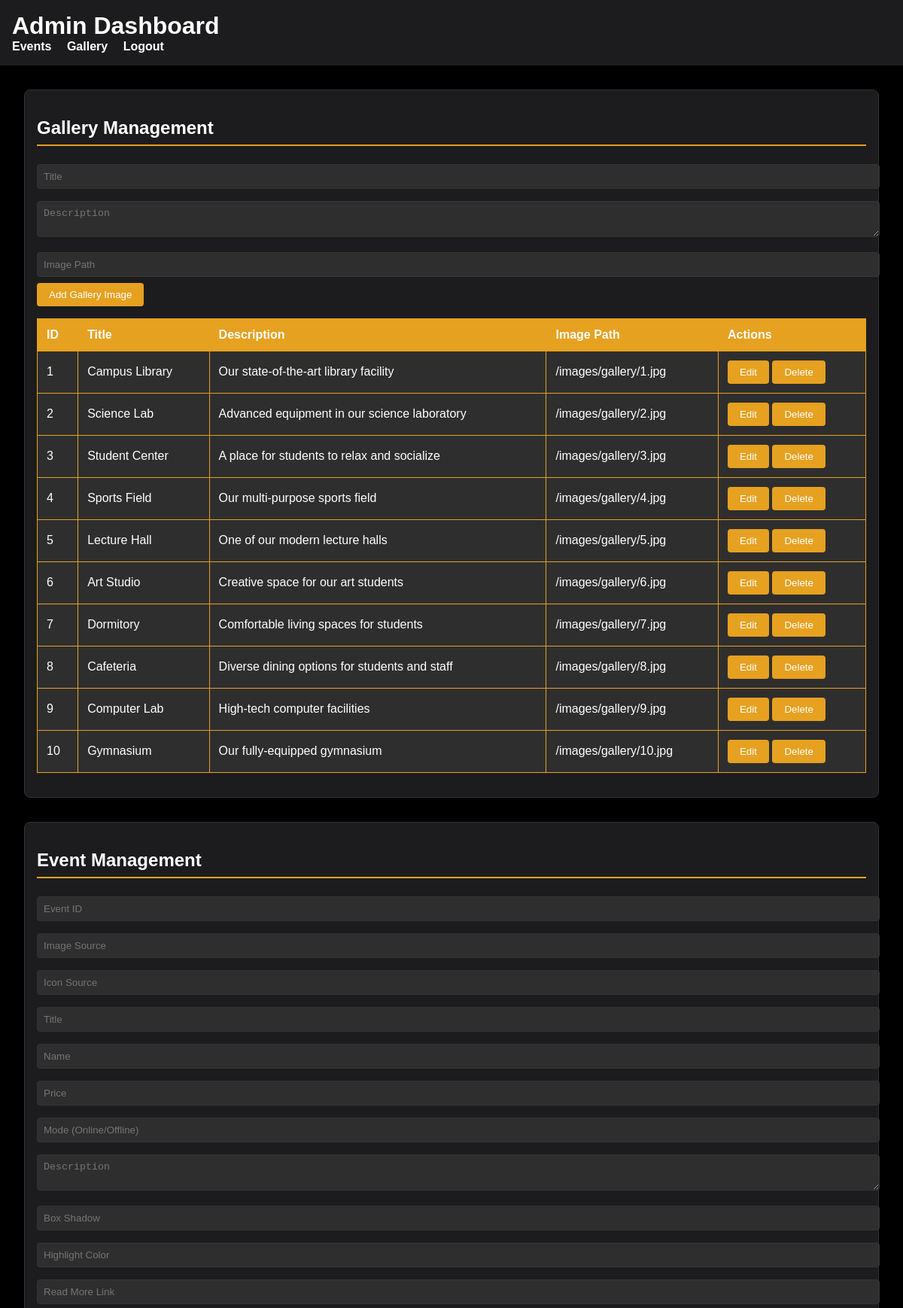
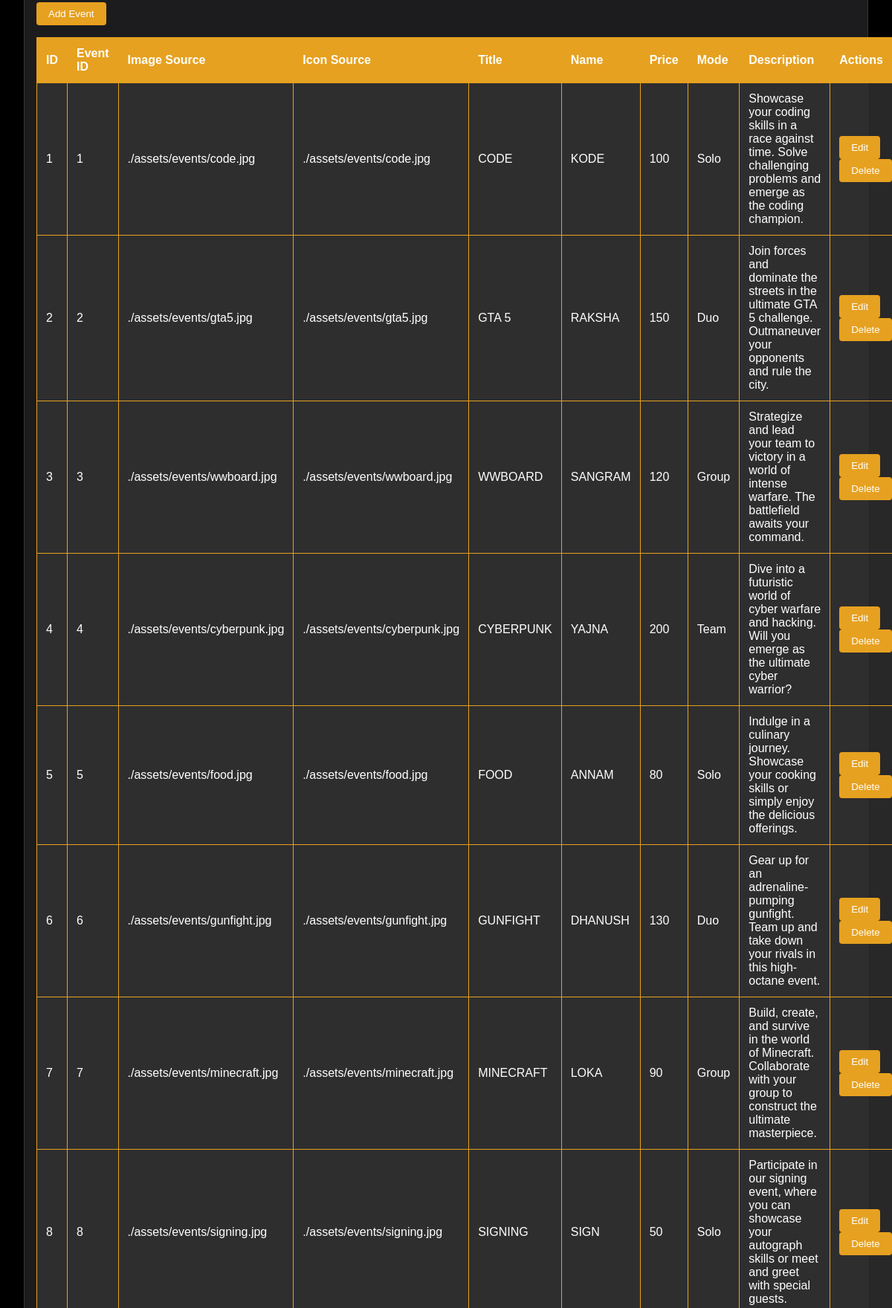
The app's page /admin_dashboard.php (signed in, upper part) with its own data (2 pictures, top to bottom).
### tables this page shows
CREATE TABLE IF NOT EXISTS gallery_images (
    id INT AUTO_INCREMENT PRIMARY KEY,
    title VARCHAR(255) NOT NULL,
    description TEXT,
    image_path VARCHAR(255) NOT NULL,
    created_at TIMESTAMP DEFAULT CURRENT_TIMESTAMP
);

CREATE TABLE IF NOT EXISTS events (
    id INT AUTO_INCREMENT PRIMARY KEY,
    eid INT,
    imageSrc VARCHAR(255) NOT NULL,
    iconSrc VARCHAR(255) NOT NULL,
    title VARCHAR(100) NOT NULL,
    name VARCHAR(100) NOT NULL,
    price VARCHAR(50) NOT NULL,
    mode ENUM('Solo', 'Duo', 'Team', 'Group') NOT NULL,
    description TEXT NOT NULL,
    boxShadow VARCHAR(100),
    highlightColor VARCHAR(100),
    readMoreLink VARCHAR(255) NOT NULL
);

### admin_dashboard.php (the view, shortened to what this page needs)
<?php
include './includes/config.php';
$gallery_query = "SELECT * FROM gallery_images";
$gallery_result = $conn->query($gallery_query);
$events_query = "SELECT * FROM events";
$events_result = $conn->query($events_query);
?>
<!DOCTYPE html>
<html lang="en">
<head>
    <link rel="stylesheet" href="styles/admin_dashboard.css">
</head>
<body>
    <header>
        <h1>Admin Dashboard</h1>
        <nav>
            <ul>
                <li><a href="#events">Events</a></li>
                <li><a href="#gallery">Gallery</a></li>
                <li><a href="./auth/admin_logout.php">Logout</a></li>
            </ul>
        </nav>
    </header>
    <main>
        <section id="gallery">
            <h2>Gallery Management</h2>
            <form method="post" id="gallery-form">
                <input type="text" name="title" id="gallery-title" placeholder="Title" required>
                <textarea name="description" id="gallery-description" placeholder="Description"></textarea>
                <input type="text" name="image_path" id="gallery-image_path" placeholder="Image Path" required>
                <button type="submit">Add Gallery Image</button>
            </form>
            <table>
                <thead>
                    <tr>
                        <th>ID</th>
                        <th>Title</th>
                        <th>Description</th>
                        <th>Image Path</th>
                        <th>Actions</th>
                    </tr>
                </thead>
                <tbody>
                    <?php while ($image = $gallery_result->fetch_assoc()): ?>
                        <tr>
                            <td><?php echo htmlspecialchars($image['id'], ENT_QUOTES, 'UTF-8'); ?></td>
                            <td><?php echo htmlspecialchars($image['title'], ENT_QUOTES, 'UTF-8'); ?></td>
                            <td><?php echo htmlspecialchars($image['description'], ENT_QUOTES, 'UTF-8'); ?></td>
                            <td><?php echo htmlspecialchars($image['image_path'], ENT_QUOTES, 'UTF-8'); ?></td>
                            <td>
                                <button onclick="editGalleryImage(<?php echo htmlspecialchars(json_encode($image), ENT_QUOTES, 'UTF-8'); ?>)">Edit</button>
                                <form method="post" style="display: inline;">
                                    <button type="submit" onclick="return confirm('Are you sure you want to delete this image?')">Delete</button>
                                </form>
                            </td>
                        </tr>
                    <?php endwhile; ?>
                </tbody>
            </table>
        </section>
        <section id="events">
            <h2>Event Management</h2>
            <form method="post" id="event-form">
                <input type="number" name="eid" id="event-eid" placeholder="Event ID" required>
                <input type="text" name="imageSrc" id="event-imageSrc" placeholder="Image Source" required>
                <input type="text" name="iconSrc" id="event-iconSrc" placeholder="Icon Source" required>
                <input type="text" name="title" id="event-title" placeholder="Title" required>
                <input type="text" name="name" id="event-name" placeholder="Name" required>
                <input type="text" name="price" id="event-price" placeholder="Price" required>
                <input type="text" name="mode" id="event-mode" placeholder="Mode (Online/Offline)" required>
                <textarea name="description" id="event-description" placeholder="Description"></textarea>
                <input type="text" name="boxShadow" id="event-boxShadow" placeholder="Box Shadow">
                <input type="text" name="highlightColor" id="event-highlightColor" placeholder="Highlight Color">
                <input type="text" name="readMoreLink" id="event-readMoreLink" placeholder="Read More Link">
                <button type="submit">Add Event</button>
            </form>
            <table>
                <thead>
                    <tr>
                        <th>ID</th>
                        <th>Event ID</th>
                        <th>Image Source</th>
                        <th>Icon Source</th>
                        <th>Title</th>
                        <th>Name</th>
                        <th>Price</th>
                        <th>Mode</th>
                        <th>Description</th>
                        <th>Actions</th>
                    </tr>
                </thead>
                <tbody>
                    <?php while ($event = $events_result->fetch_assoc()): ?>
                        <tr>
                            <td><?php echo htmlspecialchars($event['id'], ENT_QUOTES, 'UTF-8'); ?></td>
                            <td><?php echo htmlspecialchars($event['eid'], ENT_QUOTES, 'UTF-8'); ?></td>
                            <td><?php echo htmlspecialchars($event['imageSrc'], ENT_QUOTES, 'UTF-8'); ?></td>
                            <td><?php echo htmlspecialchars($event['iconSrc'], ENT_QUOTES, 'UTF-8'); ?></td>
                            <td><?php echo htmlspecialchars($event['title'], ENT_QUOTES, 'UTF-8'); ?></td>
                            <td><?php echo htmlspecialchars($event['name'], ENT_QUOTES, 'UTF-8'); ?></td>
                            <td><?php echo htmlspecialchars($event['price'], ENT_QUOTES, 'UTF-8'); ?></td>
                            <td><?php echo htmlspecialchars($event['mode'], ENT_QUOTES, 'UTF-8'); ?></td>
                            <td><?php echo htmlspecialchars($event['description'], ENT_QUOTES, 'UTF-8'); ?></td>
                            <td>
                                <button onclick="editEvent(<?php echo htmlspecialchars(json_encode($event), ENT_QUOTES, 'UTF-8'); ?>)">Edit</button>
                                <form method="post" style="display: inline;">
                                    <button type="submit" onclick="return confirm('Are you sure you want to delete this event?')">Delete</button>
                                </form>
                            </td>
                        </tr>
                    <?php endwhile; ?>
                </tbody>
            </table>
        </section>
    </main>
</body>
</html>

### styles/admin_dashboard.css (style rules this page uses)
:root { --primary-color: #e6a120; --text-color: #ffffff; --background-color: #000000; --secondary-color: #1c1c1e; --light-background: rgba(52, 51, 51, 0.8); --border-color: #333333; }
body { font-family: Arial, sans-serif; color: var(--text-color); background-color: var(--background-color); margin: 0; padding: 0; }
header { background-color: var(--secondary-color); padding: 1rem; color: var(--text-color); }
header h1 { margin: 0; }
nav ul { list-style-type: none; padding: 0; margin: 0; }
nav ul li { display: inline; margin-right: 1rem; }
nav ul li a { color: var(--text-color); text-decoration: none; font-weight: bold; }
main { padding: 2rem; }
section { background-color: var(--secondary-color); border: 1px solid var(--border-color); border-radius: 8px; margin-bottom: 2rem; padding: 1rem; }
h2 { border-bottom: 2px solid var(--primary-color); padding-bottom: 0.5rem; margin-bottom: 1rem; }
form { margin-bottom: 1rem; }
input[type="text"], input[type="number"], input[type="email"], textarea, select { width: 100%; padding: 0.5rem; margin: 0.5rem 0; border: 1px solid var(--border-color); border-radius: 4px; background-color: var(--light-background); color: var(--text-color); }
input[type="submit"], button { background-color: var(--primary-color); color: var(--text-color); border: none; padding: 0.5rem 1rem; border-radius: 4px; cursor: pointer; }
table { width: 100%; border-collapse: collapse; margin-bottom: 1rem; }
table th, table td { padding: 0.75rem; border: 1px solid var(--primary-color); }
table th { background-color: var(--primary-color); color: var(--text-color); text-align: left; }
table td { background-color: var(--light-background); }

### records on screen
gallery_images: id "1", title "Campus Library", description "Our state-of-the-art library facility", image_path "/images/gallery/1.jpg"
gallery_images: id "2", title "Science Lab", description "Advanced equipment in our science laboratory", image_path "/images/gallery/2.jpg"
gallery_images: id "3", title "Student Center", description "A place for students to relax and socialize", image_path "/images/gallery/3.jpg"
gallery_images: id "4", title "Sports Field", description "Our multi-purpose sports field", image_path "/images/gallery/4.jpg"
gallery_images: id "5", title "Lecture Hall", description "One of our modern lecture halls", image_path "/images/gallery/5.jpg"
gallery_images: id "6", title "Art Studio", description "Creative space for our art students", image_path "/images/gallery/6.jpg"
gallery_images: id "7", title "Dormitory", description "Comfortable living spaces for students", image_path "/images/gallery/7.jpg"
gallery_images: id "8", title "Cafeteria", description "Diverse dining options for students and staff", image_path "/images/gallery/8.jpg"
gallery_images: id "9", title "Computer Lab", description "High-tech computer facilities", image_path "/images/gallery/9.jpg"
gallery_images: id "10", title "Gymnasium", description "Our fully-equipped gymnasium", image_path "/images/gallery/10.jpg"
events: id "1", eid "1", imageSrc "./assets/events/code.jpg", iconSrc "./assets/events/code.jpg", title "CODE", name "KODE", price "100", mode "Solo", description "Showcase your coding skills in a race against time. Solve challenging problems and emerge as the coding champion."
events: id "2", eid "2", imageSrc "./assets/events/gta5.jpg", iconSrc "./assets/events/gta5.jpg", title "GTA 5", name "RAKSHA", price "150", mode "Duo", description "Join forces and dominate the streets in the ultimate GTA 5 challenge. Outmaneuver your opponents and rule the city."
events: id "3", eid "3", imageSrc "./assets/events/wwboard.jpg", iconSrc "./assets/events/wwboard.jpg", title "WWBOARD", name "SANGRAM", price "120", mode "Group", description "Strategize and lead your team to victory in a world of intense warfare. The battlefield awaits your command."
events: id "4", eid "4", imageSrc "./assets/events/cyberpunk.jpg", iconSrc "./assets/events/cyberpunk.jpg", title "CYBERPUNK", name "YAJNA", price "200", mode "Team", description "Dive into a futuristic world of cyber warfare and hacking. Will you emerge as the ultimate cyber warrior?"
events: id "5", eid "5", imageSrc "./assets/events/food.jpg", iconSrc "./assets/events/food.jpg", title "FOOD", name "ANNAM", price "80", mode "Solo", description "Indulge in a culinary journey. Showcase your cooking skills or simply enjoy the delicious offerings."
events: id "6", eid "6", imageSrc "./assets/events/gunfight.jpg", iconSrc "./assets/events/gunfight.jpg", title "GUNFIGHT", name "DHANUSH", price "130", mode "Duo", description "Gear up for an adrenaline-pumping gunfight. Team up and take down your rivals in this high-octane event."
events: id "7", eid "7", imageSrc "./assets/events/minecraft.jpg", iconSrc "./assets/events/minecraft.jpg", title "MINECRAFT", name "LOKA", price "90", mode "Group", description "Build, create, and survive in the world of Minecraft. Collaborate with your group to construct the ultimate masterpiece."
events: id "8", eid "8", imageSrc "./assets/events/signing.jpg", iconSrc "./assets/events/signing.jpg", title "SIGNING", name "SIGN", price "50", mode "Solo", description "Participate in our signing event, where you can showcase your autograph skills or meet and greet with special guests."
